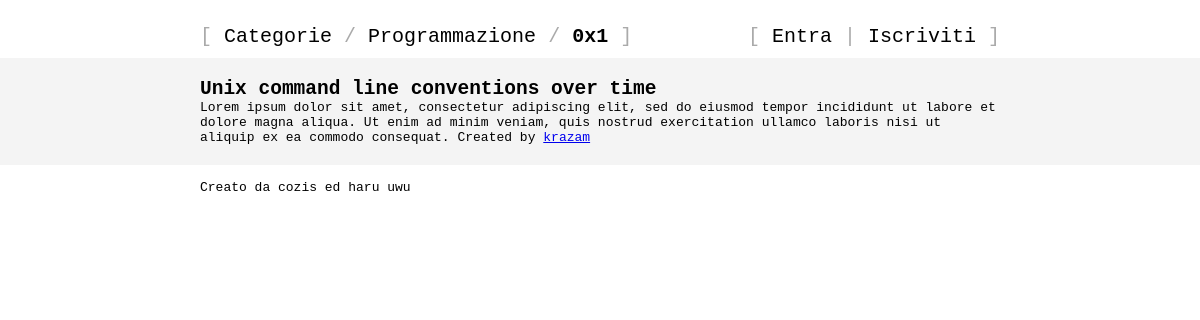
Page /boards/prog/posts/0x1 on the committed database.
### tables this page shows
CREATE TABLE Board (
    name                        VARCHAR(4) PRIMARY KEY,
    full_name                   VARCHAR(32) UNIQUE,
    description                 VARCHAR(512)
);

CREATE TABLE Post (
    id                          INTEGER PRIMARY KEY AUTOINCREMENT,
    board                       VARCHAR(4) NOT NULL,
    creator                     VARCHAR(32) NOT NULL,
    title                       VARCHAR(128) NOT NULL,
    body                        VARCHAR(8192) NOT NULL,
    is_link                     BOOLEAN NOT NULL,
    timestamp                   INTEGER NOT NULL, -- UNIX TIMESTAMP

    FOREIGN KEY(board)
        REFERENCES Board(name)
            ON UPDATE CASCADE
            ON DELETE CASCADE,

    FOREIGN KEY(creator)
        REFERENCES User(username)
            ON UPDATE CASCADE
            ON DELETE CASCADE
);

### views.py (the view)
@views.route("/boards/<string:name>/posts/<string:hex_id>", methods=["GET"])
def post(name: str, hex_id: str) -> str:
    board = dao.select_board(name)
    utils.abort_if_falsy(board, 404)
    try:
        id = int(hex_id, base=16)
    except ValueError:
        return abort(404)
    post = dao.select_post(id)
    utils.abort_if_falsy(post, 404)
    utils.abort_if_falsy(post.board == board.name, 404)
    return render_template("post.html", board=board, post=post, user=current_user)

### common/dao.py (called while the page is built)
def select_board(name: str) -> Board | None:
    query = "SELECT name, full_name, description FROM Board WHERE name = ?"
    rows = db.query_database(query, (name,))
    return None if not rows else Board.from_dict(rows[0])

def select_post(id: int) -> Post | None:
    query = "SELECT id, board, creator, title, body, is_link, timestamp FROM Post WHERE id = ?"
    rows = db.query_database(query, (id,))
    return None if not rows else Post.from_dict(rows[0])

### common/db.py (called while the page is built)
def dictionarify(cursor: sqlite3.Cursor, row: tuple[Any, ...]) -> DBRow:
    return dict((cursor.description[i][0], value) for i, value in enumerate(row))

def query_database(query: str, args: tuple[Any, ...] = ()) -> list[DBRow]:
    connection = sqlite3.connect(current_app.config.get("DB_PATH"))  # type: ignore
    connection.row_factory = dictionarify
    cursor = connection.cursor()
    cursor.execute(query, args)
    rows = cursor.fetchall()
    cursor.close()
    connection.close()
    return rows

### models.py (called while the page is built)
    @staticmethod
    def from_dict(d: dict[str, str]) -> Any:
        name = d.get("name")
        full_name = d.get("full_name")
        description = d.get("description")
        return Board(name, full_name, description)  # type: ignore

    @staticmethod
    def from_dict(d: dict[str, Any]) -> Any:
        id = d.get("id")
        board = d.get("board")
        creator = d.get("creator")
        title = d.get("title")
        body = d.get("body")
        is_link = d.get("is_link")
        timestamp = d.get("timestamp")
        return Post(id, board, creator, title, body, is_link, timestamp)  # type: ignore

### utils.py (called while the page is built)
def abort_if_falsy(resource: Any | None, status_code: int) -> None:
    if not resource:
        abort(status_code)

### templates/post.html (shortened to what this page needs)
{% extends "base.html" %}
{% block lnav %}
    <a href="/boards">Categorie</a>
    /
    <a href="/boards/{{ board.name }}">{{ board.full_name }}</a>
    /
    <a href="/boards/{{board.name}}/posts/{{post.hex_id}}"><b>{{post.hex_id}}</b></a>
{% endblock %}
{% block main %}
{% if post.is_link %}
<h2><a href="{{post.body}}" target="_blank">{{post.title}}</a></h2>
{% else %}
<h2>{{ post.title }}</h2>
<span> {{ post.body }} </span>
{% endif %}
Created by <a href="/users/{{post.creator}}">{{post.creator}}</a>
{% endblock %}

### static/style.css (style rules this page uses)
:root { --page-width: 800px; }
body { margin: 0; font-family: monospace; }
header nav a { color: black; text-decoration: none; }

### rows in the picture
Board: full_name "Programmazione"
Post: title "Unix command line conventions over time", body "Lorem ipsum dolor sit amet, consectetur adipiscing elit, sed do eiusmod tempor incididunt ut labore et dolore magna aliqua. Ut enim ad minim veniam, quis nostrud exercitation ullamco laboris nisi ut aliquip ex ea commodo consequat.", creator "krazam"

### other values in the picture
{{ post.hex_id }} "0x1"
